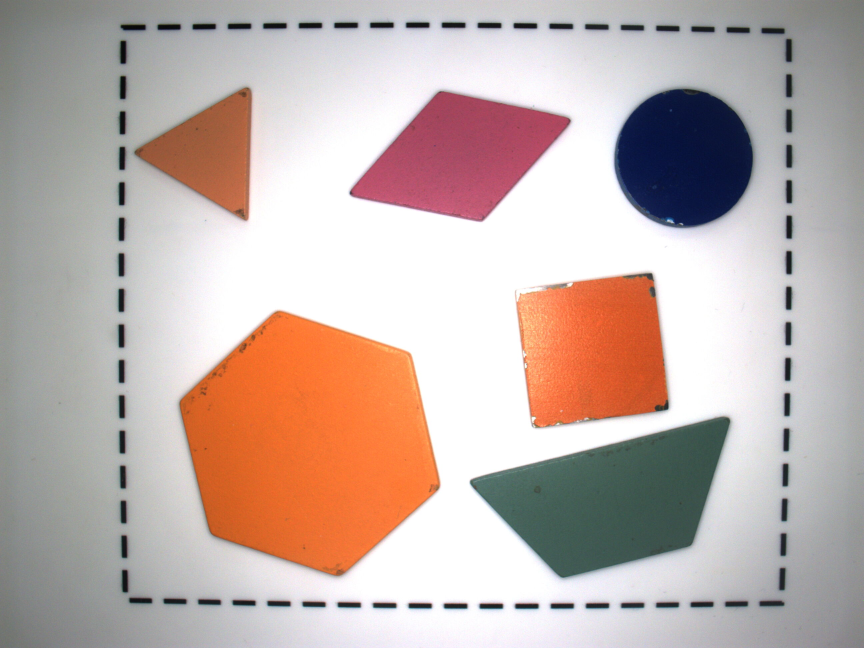
#> input picture 3.jpg, 2592 x 1944 px, found by its file name (shown at 1/3 size)
$ python processimg.py
#> lines starting #> are read from the running program, lines starting #| are printed output that depends on the picture
### src/process_math.py
#图像处理中常用的数学计算函数
import numpy as np

def get_midpoint(p1, p2):
        """计算两点p1, p2的中点"""
        return np.array([int((p1[0] + p2[0]) / 2), int((p1[1] + p2[1]) / 2)])

def get_vector_angle_0_360(p_start, p_end):
    """计算从点p_start到点p_end的向量与x轴正方向的0-360度角"""
    vector_x = float(p_end[0] - p_start[0])
    vector_y = float(p_end[1] - p_start[1])
    angle_rad = np.arctan2(vector_y, vector_x)
    angle_deg_raw = np.degrees(angle_rad)
    return (angle_deg_raw + 360) % 360
# [12 lines left out: function get_sides_sorted_by_length, not called in this run]
def find_trapezoid_bases(approx_points_reshaped):
    """为梯形找到两条平行底边，并区分长短。"""
    if len(approx_points_reshaped) != 4: return None, None
    vecs = [approx_points_reshaped[(i + 1) % 4] - approx_points_reshaped[i] for i in range(4)]
    angles_deg = [np.degrees(np.arctan2(v[1], v[0])) if np.linalg.norm(v) > 1e-6 else 0 for v in vecs]
    parallel_pairs_indices = []
    diff_02 = abs(angles_deg[0] - angles_deg[2])
    if min(diff_02, abs(diff_02 - 180), abs(diff_02 + 180)) < 15: parallel_pairs_indices.append((0, 2))
    diff_13 = abs(angles_deg[1] - angles_deg[3])
    if min(diff_13, abs(diff_13 - 180), abs(diff_13 + 180)) < 15: parallel_pairs_indices.append((1, 3))
    if len(parallel_pairs_indices) != 1: return None, None
    idx1, idx2 = parallel_pairs_indices[0]

    base1_p1, base1_p2 = approx_points_reshaped[idx1], approx_points_reshaped[(idx1 + 1) % 4]
    base1_len = np.linalg.norm(base1_p1 - base1_p2)
    base2_p1, base2_p2 = approx_points_reshaped[idx2], approx_points_reshaped[(idx2 + 1) % 4]
    base2_len = np.linalg.norm(base2_p1 - base2_p2)
    if base1_len >= base2_len: return ((base1_p1, base1_p2), (base2_p1, base2_p2))
    else: return ((base2_p1, base2_p2), (base1_p1, base1_p2))
def is_trapezoid(approx): # approx 是 (N,1,2) 形状
    # 用户原始的 _is_trapezoid 判断逻辑
    if len(approx) != 4:
        return False
    pts = approx.reshape(4,2)
    vecs = [pts[(i+1)%4]-pts[i] for i in range(4)]
    def is_parallel_local(v1, v2): # 局部函数，保持与用户定义一致
        # 确保v1, v2是numpy array
        v1_np = np.array(v1)
        v2_np = np.array(v2)
        if np.linalg.norm(v1_np) < 1e-6 or np.linalg.norm(v2_np) < 1e-6: return False # 避免零向量
        ang = abs(np.degrees(np.arctan2(v1_np[1],v1_np[0]) - np.arctan2(v2_np[1],v2_np[0])))
        # 归一化角度差到 [0, 180]
        while ang > 180: ang -= 360
        ang = abs(ang)
        if ang > 90: ang = 180 - ang # 取最小夹角
        return ang < 10 # 平行容差为10度 (与0度或180度线的夹角小于10度)
    parallels = 0
    # 检查 vec[0]与vec[2] (对边1), vec[1]与vec[3] (对边2)
    if is_parallel_local(vecs[0], vecs[2]): parallels += 1
    if is_parallel_local(vecs[1], vecs[3]): parallels += 1
    return parallels == 1 # 梯形：有且仅有一组对边平行

def find_hexagon_parallel_side_pair(approx_points_reshaped):
    """为六边形找到一对平行边。approx_points_reshaped: 6x2 的顶点数组"""
    if len(approx_points_reshaped) != 6:
        return None
    vecs = [approx_points_reshaped[(i + 1) % 6] - approx_points_reshaped[i] for i in range(6)]
    angles_deg = [np.degrees(np.arctan2(v[1], v[0])) if np.linalg.norm(v) > 1e-6 else 0 for v in vecs]
    # 正六边形有三对平行边：(v0, v3), (v1, v4), (v2, v5)
    parallel_check_tolerance = 15 # 平行判断的角度容差

    # 检查第一对: 边0 (v0-v1) 与 边3 (v3-v4)
    diff_03 = abs(angles_deg[0] - angles_deg[3])
    if min(diff_03, abs(diff_03 - 180), abs(diff_03 + 180)) < parallel_check_tolerance:
        p1_pair1 = approx_points_reshaped[0]
        p2_pair1 = approx_points_reshaped[1]
        p1_pair2 = approx_points_reshaped[3]
        p2_pair2 = approx_points_reshaped[4]
        return ((p1_pair1, p2_pair1), (p1_pair2, p2_pair2))
    # 检查第二对: 边1 (v1-v2) 与 边4 (v4-v5)
    diff_14 = abs(angles_deg[1] - angles_deg[4])
    if min(diff_14, abs(diff_14 - 180), abs(diff_14 + 180)) < parallel_check_tolerance:
        p1_pair1 = approx_points_reshaped[1]
        p2_pair1 = approx_points_reshaped[2]
        p1_pair2 = approx_points_reshaped[4]
        p2_pair2 = approx_points_reshaped[5]
        return ((p1_pair1, p2_pair1), (p1_pair2, p2_pair2))
    # 检查第三对: 边2 (v2-v3) 与 边5 (v5-v0)
    diff_25 = abs(angles_deg[2] - angles_deg[5])
    if min(diff_25, abs(diff_25 - 180), abs(diff_25 + 180)) < parallel_check_tolerance:
        p1_pair1 = approx_points_reshaped[2]
        p2_pair1 = approx_points_reshaped[3]
        p1_pair2 = approx_points_reshaped[5]
        p2_pair2 = approx_points_reshaped[0]
        return ((p1_pair1, p2_pair1), (p1_pair2, p2_pair2))

    return None # 未找到平行对
def calculate_interior_angles(approx_points_reshaped):
    """计算多边形所有内角"""
    angles = []
    n = len(approx_points_reshaped)
    if n < 3: return []
    for i in range(n):
        p_prev = approx_points_reshaped[(i - 1 + n) % n]
        p_curr = approx_points_reshaped[i]
        p_next = approx_points_reshaped[(i + 1) % n]
        v1 = p_prev - p_curr
        v2 = p_next - p_curr
        dot_product = np.dot(v1, v2)
        mag_v1 = np.linalg.norm(v1)
        mag_v2 = np.linalg.norm(v2)
        if mag_v1 * mag_v2 < 1e-6:
            angles.append(0)
            continue
        cos_angle = np.clip(dot_product / (mag_v1 * mag_v2), -1.0, 1.0)
        angle = np.degrees(np.arccos(cos_angle))
        angles.append(angle)
    return angles

### src/processimg.py
#图像处理模块，可单独运行测试
import cv2
import numpy as np
import time
import sys
import os

# 导入路径设置 - 相对于项目根目录
_project_root = os.path.dirname(os.path.dirname(os.path.abspath(__file__)))
sys.path.insert(0, os.path.join(_project_root, "config"))

from process_math import *
from param import PLC_SERVER_HOST, PLC_SERVER_PORT, CALIBRATION_FILE_PATH, SCAN_AREA_FILES

class Processor:
    def __init__(self):
        # 定义几种常见颜色在 HSV 空间的阈值范围（示例）
        from param import hsv_range
        self.hsv_ranges = hsv_range
        # --- 形态学操作的结构元素 ---
        self.kernel_open = cv2.getStructuringElement(cv2.MORPH_ELLIPSE, (5, 5))
        self.kernel_close = cv2.getStructuringElement(cv2.MORPH_ELLIPSE, (9, 9))
        # 最小检测面积
        self.min_area = 50000
        # 轮廓逼近精度
        self.eps_factor = 0.02
        # --- 用于控制绘制效果的参数 ---
        self.font_scale = 1.5       # 字体缩放比例
        self.text_thickness = 3     # 文本线条粗细
        self.dot_radius = 10        # 中心点半径
        self.line_thickness1 = 6    # 轮廓线的粗细 (例如原始轮廓)
        self.line_thickness2 = 3    # 标记线的粗细 (例如最小外接矩形、凸包)

        # --- 新增：从文件加载仿射变换矩阵 ---
        self.affine_transform_matrix = None # 初始化为None
        self._load_affine_matrix(CALIBRATION_FILE_PATH) # 调用加载方法

    def _load_affine_matrix(self, filepath):
        if not os.path.exists(filepath):
            print(f"错误：标定文件 '{filepath}' 未找到！")
            self.affine_transform_matrix = np.eye(3, dtype=np.float32)
            return
        try:
            self.affine_transform_matrix = np.loadtxt(filepath, delimiter=',')
            if self.affine_transform_matrix.shape != (3, 3):
                print(f"错误：从 '{filepath}' 读取的矩阵不是3x3形状！")
                self.affine_transform_matrix = np.eye(3, dtype=np.float32)
        except Exception as e:
            print(f"加载标定文件 '{filepath}' 时发生错误: {e}")
            self.affine_transform_matrix = np.eye(3, dtype=np.float32)

    def process(self, original_img, roi_rect=None):
        img_display = original_img.copy()# 用于绘制结果的图像
       # --- 【核心修改】应用ROI遮罩 ---
        roi_rect = [350, 200, 2000, 1500]
        if roi_rect is not None:
            starttime = time.time()
            # "擦亮" ROI 区域，恢复其原始内容
            x, y, w, h = roi_rect
            img_display[y:y+h, x:x+w] = original_img[y:y+h, x:x+w]
            # 绘制清晰的ROI边框
            cv2.rectangle(img_display, (x, y), (x+w, y+h), (255, 255, 0), 3)
            #print(f"应用ROI: {roi_rect}, 耗时: {time.time() - starttime:.4f} 秒")
        else:
            x,y,w,h= 0, 0, img_display.shape[1], img_display.shape[0] # 如果没有ROI，使用全图

        # --- 对原始、完整的图像进行颜色分割和轮廓提取 ---
        hsv = cv2.cvtColor(original_img, cv2.COLOR_BGR2HSV)

        # 合并所有颜色掩膜
        mask = None
        for lo, hi in self.hsv_ranges.values():
            m = cv2.inRange(hsv, np.array(lo), np.array(hi))
            mask = m if mask is None else cv2.bitwise_or(mask, m)

        if mask is None: return img_display, []

        # 形态学操作 (保持上一版本中的平滑处理)
        mask = cv2.morphologyEx(mask, cv2.MORPH_OPEN, self.kernel_open, iterations=1)
        mask = cv2.morphologyEx(mask, cv2.MORPH_CLOSE, self.kernel_close, iterations=1)
        mask = cv2.medianBlur(mask, 5)

        # 轮廓提取 (修正)
        contours, hierarchy = cv2.findContours(mask, cv2.RETR_EXTERNAL, cv2.CHAIN_APPROX_SIMPLE)

        h_img, w_img = original_img.shape[:2]
        img_total_area = h_img * w_img

        # --- 新增：用于存储所有检测到的物料信息，包括机械臂坐标 ---
        detected_objects_info = []
        detected_objects_info.clear() # 确保每次处理前清空

        for cnt in contours:
            area_cnt = cv2.contourArea(cnt) # 原始轮廓的面积
            if area_cnt < self.min_area: continue

            # --- 边框过滤逻辑 (保持不变) ---
            x_br, y_br, w_br, bh_br = cv2.boundingRect(cnt)
            aspect_ratio = max(w_br/bh_br, bh_br/w_br) if bh_br != 0 and w_br != 0 else 0
            perimeter_cnt = cv2.arcLength(cnt, True) # 原始轮廓的周长
            compactness_ratio = (perimeter_cnt * perimeter_cnt) / (area_cnt + 1e-6)
            if aspect_ratio > 7 and area_cnt > (0.7 * img_total_area):
                continue
            if compactness_ratio > 550:
                continue

            # --- 基于原始轮廓 `cnt` 计算实际物理特征 ---
            # 轮廓中心 (质心)
            M = cv2.moments(cnt)
            if M['m00'] == 0: continue
            cx_centroid = M['m10']/M['m00'] # 原始轮廓的质心X
            cy_centroid = M['m01']/M['m00'] # 原始轮廓的质心Y

            # 最小外接矩形 (基于原始轮廓 `cnt`)
            rect = cv2.minAreaRect(cnt)
            (cx_rect_float, cy_rect_float), (w_rect, h_rect), angle_from_cv2 = rect
            box_points = cv2.boxPoints(rect).astype(int)
            cv2.drawContours(img_display, [box_points], -1, (128,0,128), self.line_thickness2 -1 if self.line_thickness2 > 1 else 1)

            # 【核心修改 2】根据中心点位置过滤物体
            if roi_rect is not None:
                x, y, w, h = roi_rect
                # 如果中心点不在ROI内部，则跳过此轮廓
                if not (x <= cx_rect_float < x + w and y <= cy_rect_float < y + h):
                    continue

            # --- 基于凸包 `hull` 进行形状分析 ---
            hull = cv2.convexHull(cnt) # 计算原始轮廓的凸包
            perimeter_hull = cv2.arcLength(hull, True) # 凸包的周长
            area_hull = cv2.contourArea(hull)          # 凸包的面积

            # 对凸包进行多边形逼近
            approx_hull = cv2.approxPolyDP(hull, self.eps_factor * perimeter_hull, True)
            num_vertices_hull = len(approx_hull)

            # 绘制凸包轮廓 (绿色)
            cv2.drawContours(img_display, [hull], -1, (0,255,0), self.line_thickness2)
            # 形状判断 (基于凸包的顶点数 `num_vertices_hull` 和 `approx_hull`)
            shape_label = 'unknown'
            approx_hull_reshaped = approx_hull.reshape(-1, 2) # 转换为 N x 2 形状

            if num_vertices_hull == 3: shape_label = 'triangle'
            elif num_vertices_hull == 4:
                # --- 四边形判断逻辑修改区域 ---
                side_lengths = [np.linalg.norm(approx_hull_reshaped[i] - approx_hull_reshaped[(i + 1) % 4]) for i in range(4)]
                interior_angles = calculate_interior_angles(approx_hull_reshaped)

                angle_tolerance = 15  # 内角与90度的容差（度）
                side_relative_tolerance = 0.15 # 边长相对容差 (15%)

                # 检查所有内角是否约等于90度
                all_angles_approx_90 = False
                if len(interior_angles) == 4: # 确保计算出4个角
                    all_angles_approx_90 = all(abs(angle - 90) < angle_tolerance for angle in interior_angles)

                # 检查所有边是否约等长
                all_sides_approx_equal = False
                if side_lengths: # 确保边长列表不为空
                    all_sides_approx_equal = (max(side_lengths) - min(side_lengths)) < side_relative_tolerance * (max(side_lengths) + 1e-6) # 加epsilon避免max为0

                # 检查对边是否约等长 (side0 vs side2, side1 vs side3)
                opposite_sides_approx_equal = False
                if len(side_lengths) == 4:
                    s0, s1, s2, s3 = side_lengths
                    # 比较时，分母使用两条比较边中的较大者，或加上一个极小值避免除零
                    cond1 = abs(s0 - s2) < side_relative_tolerance * max(s0, s2, 1e-6)
                    cond2 = abs(s1 - s3) < side_relative_tolerance * max(s1, s3, 1e-6)
                    opposite_sides_approx_equal = cond1 and cond2

                if all_sides_approx_equal and all_angles_approx_90:
                    shape_label = 'square'  # 正方形：四边等长，四角相等且为90度
                elif all_sides_approx_equal: # 隐含条件: 角度不都为90 (已被正方形条件覆盖)
                    shape_label = 'diamond' # 菱形：四边等长
                elif opposite_sides_approx_equal and all_angles_approx_90: # 隐含条件: 四边不都等长 (已被正方形条件覆盖)
                    shape_label = 'rectangle' # 矩形：对边等长，四角相等且为90度
                elif is_trapezoid(approx_hull): # 使用用户定义的梯形判断
                    shape_label = 'trapezoid'

            elif num_vertices_hull == 6:
                shape_label = 'hexagon'
            else:
                circularity_hull = 4*np.pi*area_hull/(perimeter_hull**2) if perimeter_hull > 0 else 0
                shape_label = 'circle' if circularity_hull > 0.75 else f'polygon{num_vertices_hull}'

            # --- 新的角度计算逻辑 ---
            display_angle_text = "N/A"
            calculated_angle_0_360 = -1.0
            ref_vec_start_pt, ref_vec_end_pt = None, None

            if shape_label != 'circle':
                approx_hull_reshaped = approx_hull.reshape(-1, 2)

                if shape_label == 'triangle':
                    if num_vertices_hull == 3:
                        # 计算三角形质心 (也可以用原始轮廓的质心 cx_centroid, cy_centroid)
                        # M_hull = cv2.moments(approx_hull) # 用凸包的顶点计算质心
                        # cx_triangle_center = M_hull['m10'] / (M_hull['m00'] + 1e-6)
                        # cy_triangle_center = M_hull['m01'] / (M_hull['m00'] + 1e-6)
                        triangle_center = np.array([cx_centroid, cy_centroid]) # 使用原始轮廓质心

                        vertices = approx_hull_reshaped
                        distances_to_center = [np.linalg.norm(v - triangle_center) for v in vertices]

                        closest_vertex_idx = np.argmin(distances_to_center)
                        ref_vec_end_pt = vertices[closest_vertex_idx] # 终点：离中心最近的顶点

                        # 另外两个顶点构成一条边
                        other_vertices_indices = [i for i in range(3) if i != closest_vertex_idx]
                        p_side1 = vertices[other_vertices_indices[0]]
                        p_side2 = vertices[other_vertices_indices[1]]
                        ref_vec_start_pt = get_midpoint(p_side1, p_side2) # 起点：远边的中点

                elif shape_label == 'trapezoid':
                    bases = find_trapezoid_bases(approx_hull_reshaped)
                    if bases and bases[0] and bases[1]:
                        (long_base_p1, long_base_p2), (short_base_p1, short_base_p2) = bases
                        mid_long_base = get_midpoint(long_base_p1, long_base_p2)
                        mid_short_base = get_midpoint(short_base_p1, short_base_p2)
                        ref_vec_start_pt = mid_long_base
                        ref_vec_end_pt = mid_short_base

                elif shape_label == 'hexagon':
                    if num_vertices_hull == 6:
                        parallel_side_pair = find_hexagon_parallel_side_pair(approx_hull_reshaped)
                        if parallel_side_pair:
                            (side1_p1, side1_p2), (side2_p1, side2_p2) = parallel_side_pair
                            mid1 = get_midpoint(side1_p1, side1_p2)
                            mid2 = get_midpoint(side2_p1, side2_p2)
                            # 确保向量方向一致性，例如从y较小的中点指向y较大的中点
                            if mid1[1] < mid2[1] or (mid1[1] == mid2[1] and mid1[0] < mid2[0]):
                                ref_vec_start_pt = mid1
                                ref_vec_end_pt = mid2
                            else:
                                ref_vec_start_pt = mid2
                                ref_vec_end_pt = mid1

                elif shape_label in ['rectangle', 'square', 'diamond']:
                    if num_vertices_hull == 4:
                        mid1 = get_midpoint(approx_hull_reshaped[0], approx_hull_reshaped[1])
                        mid2 = get_midpoint(approx_hull_reshaped[2], approx_hull_reshaped[3])
                        if mid1[1] < mid2[1] or (mid1[1] == mid2[1] and mid1[0] < mid2[0]):
                             ref_vec_start_pt = mid1; ref_vec_end_pt = mid2
                        else: ref_vec_start_pt = mid2; ref_vec_end_pt = mid1

                if ref_vec_start_pt is not None and ref_vec_end_pt is not None:
                    calculated_angle_0_360 = get_vector_angle_0_360(ref_vec_start_pt, ref_vec_end_pt)
                    display_angle_text = f"{calculated_angle_0_360:.1f}"
                    cv2.arrowedLine(img_display, tuple(ref_vec_start_pt.astype(int)), tuple(ref_vec_end_pt.astype(int)),
                                    (255, 100, 0), self.line_thickness2)

             # --- 坐标转换和显示 ---
            robot_x_str, robot_y_str = "N/A", "N/A" # 初始化为N/A
            pixel_x_to_transform = float(cx_rect_float) # 使用最小外接矩形中心作为待转换点
            pixel_y_to_transform = float(cy_rect_float)

            if self.affine_transform_matrix is not None:
                C = self.affine_transform_matrix
                robot_x = pixel_x_to_transform * C[0,0] + pixel_y_to_transform * C[1,0] + C[2,0]
                robot_y = pixel_x_to_transform * C[0,1] + pixel_y_to_transform * C[1,1] + C[2,1]
                robot_x = -robot_x # 注意：C#代码中Y轴方向是向下的，这里需要取反
                robot_y = -robot_y
                robot_x_str = f"{robot_x:.2f}"
                robot_y_str = f"{robot_y:.2f}"
            else:
                print("警告: 仿射变换矩阵未加载，无法进行坐标转换。")

            # --- 绘制文本和标记 (保持不变) ---
            cx_rect_int = int(cx_rect_float)
            cy_rect_int = int(cy_rect_float)
            color_label = 'N/A'
            if 0 <= cy_rect_int < h_img and 0 <= cx_rect_int < w_img:
                hsv_pixel_value = hsv[cy_rect_int, cx_rect_int]
                for name, (lo, hi) in self.hsv_ranges.items():
                    lo_np, hi_np = np.array(lo), np.array(hi)
                    if np.all(hsv_pixel_value >= lo_np) and np.all(hsv_pixel_value <= hi_np):
                        color_label = name.replace('1','').replace('2','')
                        break

            text_base_x = cx_rect_int + 20
            text_base_y = cy_rect_int - 20
            line_spacing = int(40 * self.font_scale)

            cv2.rectangle(img_display, (x, y), (x + w, y + h), (0, 255, 255), 4) # 黄色，粗线条
            #(200,255,200)青色
            cv2.circle(img_display, (cx_rect_int, cy_rect_int), self.dot_radius, (0,0,255), -1)

            cv2.putText(img_display, f"X-Y:({robot_x_str},{robot_y_str})", (text_base_x, text_base_y),
                        cv2.FONT_HERSHEY_SIMPLEX, self.font_scale * 0.9, (24,240,240), self.text_thickness, cv2.LINE_AA) # 稍小字体，不同颜色
            cv2.putText(img_display, f"C:{color_label}", (text_base_x, text_base_y + line_spacing),
                        cv2.FONT_HERSHEY_SIMPLEX, self.font_scale, (24,240,240), self.text_thickness, cv2.LINE_AA)
            cv2.putText(img_display, f"S:{shape_label}", (text_base_x, text_base_y + 2*line_spacing),
                        cv2.FONT_HERSHEY_SIMPLEX, self.font_scale, (24,240,240), self.text_thickness, cv2.LINE_AA)
            if shape_label != 'circle':
                cv2.putText(img_display, f"A:{display_angle_text}", (text_base_x, text_base_y + 3*line_spacing),
                            cv2.FONT_HERSHEY_SIMPLEX, self.font_scale, (24,240,240), self.text_thickness, cv2.LINE_AA)

            if shape_label == 'circle' or shape_label == 'square':
                # 存储信息 (如果需要返回给调用者)
                current_object_data = {
                    "shape": shape_label,
                    "color": color_label,
                    "angle_deg": calculated_angle_0_360 if shape_label != 'circle' else -1.0, # -1.0 表示圆形
                    "robot_x": robot_x,
                    "robot_y": robot_y
                }
                detected_objects_info.append(current_object_data)

        #print(f"检测到物体: {detected_objects_info}")
        return img_display, detected_objects_info

#在此单独测试图像处理算法
if __name__ == "__main__":
    img_path = '3.jpg'
    img_main = cv2.imread(img_path)
#> img_main is the input picture: shape (1944, 2592, 3); mean B, G, R 170.4, 175.9, 193.2
    print(f"读取图像: {img_path}, 大小: {img_main.shape[1]}x{img_main.shape[0]}")
#| 读取图像: 3.jpg, 大小: 2592x1944

    if img_main.shape[2] == 4: # 处理PNG等带Alpha通道的图像
        img_main = cv2.cvtColor(img_main, cv2.COLOR_BGRA2BGR)

    processor = Processor()
    starttime = time.time()
    for i in range(1):
        result_img ,_ = processor.process(original_img = img_main)
#> this loop made 1 pass
#> pass 1, `result_img ,_ = processor.process(original_img = img_main)`:
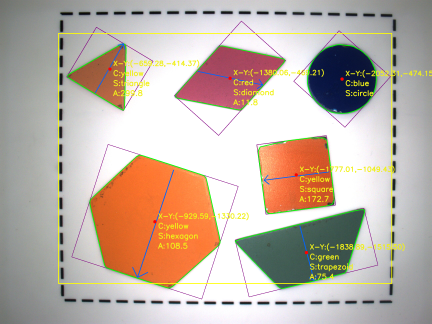
#> result_img: shape (1944, 2592, 3) (shown at 1/6 size); mean B, G, R 166.3, 177.9, 192.2
    endtime = time.time()
    print(f"处理时间: {endtime - starttime:.4f} 秒")

    display_max_h, display_max_w = 600, 800
    res_h, res_w = result_img.shape[:2]
    if res_h > display_max_h or res_w > display_max_w:
        scale = min(display_max_h/res_h, display_max_w/res_w, 1.0)
        result_img_display = cv2.resize(result_img, None, fx=scale, fy=scale)
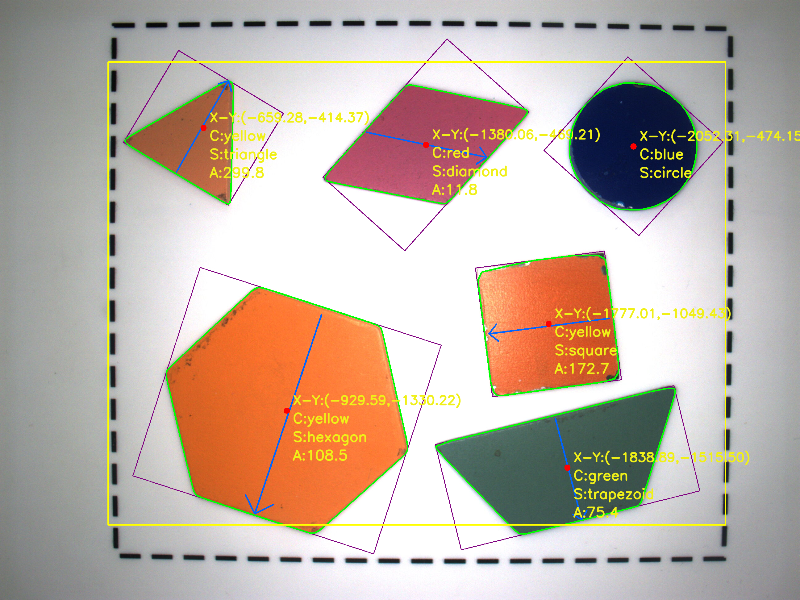
#> result_img_display: shape (600, 800, 3); mean B, G, R 166.1, 177.8, 192.2
    else:
        result_img_display = result_img
    print(f"显示图像大小: {result_img_display.shape[1]}x{result_img_display.shape[0]}")
#| 显示图像大小: 800x600
    cv2.imshow("out", result_img_display)
    cv2.waitKey(0)
    cv2.destroyAllWindows()
